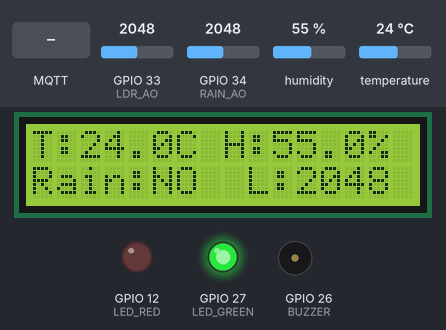
A sketch run on a simulated ESP32. Shown: 16×2 character LCD, output pins drawn as LEDs (lit = HIGH), buzzer (waves = sounding). Inputs (shaded band) come from the test bench; at power-on: GPIO 34 (RAIN_AO) = 2048, humidity 55 %, GPIO 33 (LDR_AO) = 2048, temperature 24 °C. WiFi joins after 1.5 s; servers stay silent unless stated; no MQTT or app messages arrive unless stated; what the sketch prints to the serial monitor is not drawn.

Above: at 5.4 s.
5.5 s: GPIO 34 (RAIN_AO) set to 1949
At 7.0 s:
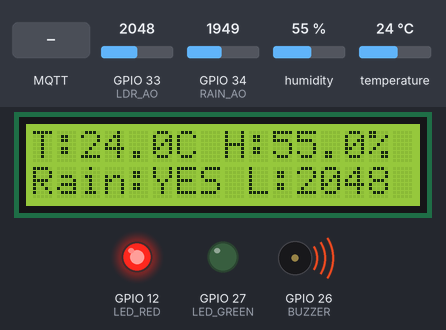
7.3 s: MQTT message "weather/alert" arrives on the first subscribed topic
9.1 s: MQTT message "ALL_CLEAR" arrives on the first subscribed topic
At 10.0 s:
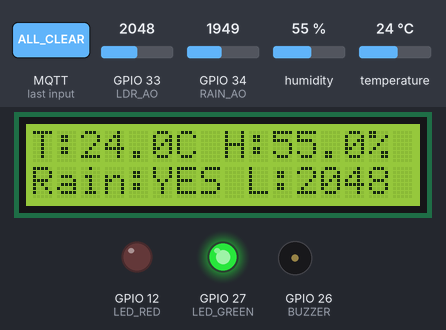
11.6 s: humidity set to 22 %
At 14.2 s:
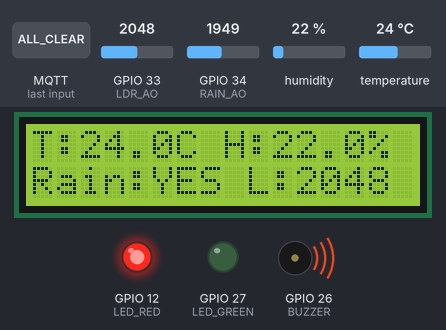
14.8 s: GPIO 33 (LDR_AO) set to 1960
At 15.5 s:
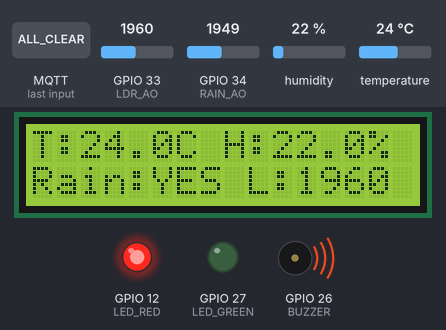
16.4 s: temperature set to 12 °C
At 18.1 s:
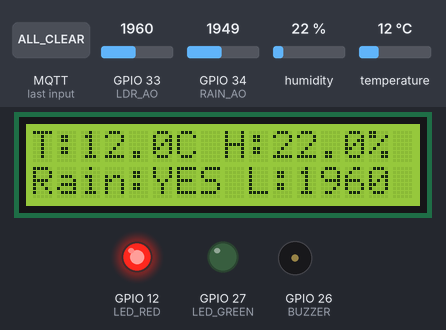
Timing chart, 0 to 20.1 s (numbered marks = the images above; inputs shaded):
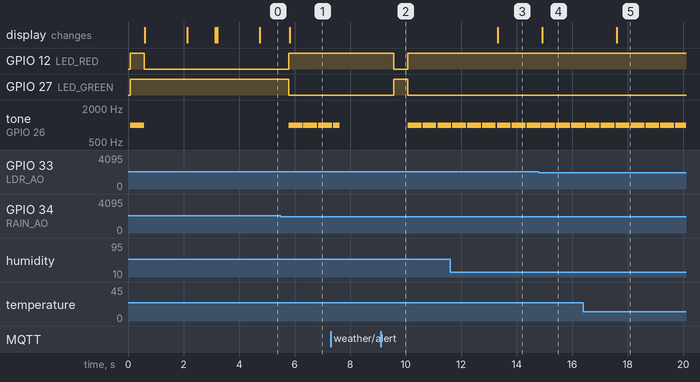

Measured:
- the behaviour switches between 2000 and 1999 on GPIO 34 (RAIN_AO) (found by bisection; images 0 and 1)
- after the input at 5.5 s, GPIO 12 (LED_RED): LOW → HIGH after 0.29 s; GPIO 27 (LED_GREEN): HIGH → LOW after 0.29 s; tone on GPIO 26 (BUZZER): alternates 1000 Hz for 0.50 s and silent for 0.04 s, starting after 0.29 s; the display: changes after 0.32 s (image 1)
- after the input at 9.1 s, GPIO 12 (LED_RED): HIGH → LOW after 0.47 s, → HIGH 0.50 s later; GPIO 27 (LED_GREEN): LOW → HIGH after 0.47 s, → LOW 0.50 s later; tone on GPIO 26 (BUZZER): alternates 1000 Hz for 0.50 s and silent for 0.04 s, starting after 0.98 s
- after the input at 11.6 s, the display: changes after 1.7 s (image 3)
- after the input at 14.8 s, the display: changes after 0.13 s (image 4)
- after the input at 16.4 s, the display: changes after 1.2 s (image 5)

The sketch:

weatherstation.ino
```cpp
#include <WiFi.h>
#include <WiFiClientSecure.h>
#include <PubSubClient.h>
#include <DHT.h>
#include <Wire.h>
#include <LiquidCrystal_I2C.h>

// WiFi credentials
const char* ssid     = "kasrawy";
const char* password = "osama1234";

// HiveMQ credentials
const char* mqtt_server   = "08cd25878d7e4519991bd5bbbb73a2f7.s1.eu.hivemq.cloud";
const int   mqtt_port     = 8883;
const char* mqtt_user     = "weatherstation";
const char* mqtt_password = "Weather123";

// Sensor pins
#define DHTPIN 4
#define DHTTYPE DHT22
#define RAIN_AO 34
#define RAIN_DO 35
#define LDR_AO  33
#define LDR_DO  25
#define BUZZER  26
#define LED_GREEN 27
#define LED_RED   12

DHT dht(DHTPIN, DHTTYPE);
LiquidCrystal_I2C lcd(0x27, 16, 2);
WiFiClientSecure espClient;
PubSubClient client(espClient);

bool alertActive = false;

void handleAlert(String message) {
  message.trim(); // Remove any extra whitespace
  Serial.println("Alert message received: [" + message + "]");

  if (message == "ALL_CLEAR") {
    alertActive = false;
    digitalWrite(LED_GREEN, HIGH);
    digitalWrite(LED_RED, LOW);
    noTone(BUZZER);
  } else {
    alertActive = true;
    digitalWrite(LED_GREEN, LOW);
    digitalWrite(LED_RED, HIGH);
    tone(BUZZER, 1000, 200);
  }
}

void mqttCallback(char* topic, byte* payload, unsigned int length) {
  String message = "";
  for (int i = 0; i < length; i++) {
    message += (char)payload[i];
  }
  Serial.print("Message received on topic: ");
  Serial.println(topic);
  Serial.println("Message: " + message);

  if (String(topic) == "weather/alert") {
    handleAlert(message);
  }
}

void connectWiFi() {
  Serial.print("Connecting to WiFi");
  WiFi.begin(ssid, password);
  lcd.clear();
  lcd.setCursor(0, 0);
  lcd.print("Connecting WiFi");
  while (WiFi.status() != WL_CONNECTED) {
    delay(500);
    Serial.print(".");
  }
  Serial.println("\nWiFi connected!");
  lcd.clear();
  lcd.setCursor(0, 0);
  lcd.print("WiFi Connected!");
  delay(1000);
}

void connectMQTT() {
  espClient.setInsecure();
  client.setServer(mqtt_server, mqtt_port);
  client.setCallback(mqttCallback);
  lcd.clear();
  lcd.setCursor(0, 0);
  lcd.print("Connecting MQTT");
  while (!client.connected()) {
    Serial.print("Connecting to MQTT...");
    if (client.connect("ESP32Client", mqtt_user, mqtt_password)) {
      Serial.println("connected!");
      client.subscribe("weather/alert");
      lcd.clear();
      lcd.setCursor(0, 0);
      lcd.print("MQTT Connected!");
      delay(1000);
    } else {
      Serial.print("failed, rc=");
      Serial.println(client.state());
      delay(2000);
    }
  }
}

void setup() {
  Serial.begin(115200);
  dht.begin();
  Wire.begin(21, 22);
  lcd.init();
  lcd.backlight();
  pinMode(RAIN_DO, INPUT);
  pinMode(LDR_DO, INPUT);
  pinMode(BUZZER, OUTPUT);
  pinMode(LED_GREEN, OUTPUT);
  pinMode(LED_RED, OUTPUT);

  // Startup sequence
  lcd.setCursor(0, 0);
  lcd.print("Weather Station");
  lcd.setCursor(0, 1);
  lcd.print("Starting...");
  digitalWrite(LED_GREEN, HIGH);
  digitalWrite(LED_RED, HIGH);
  tone(BUZZER, 1000, 500);
  delay(500);
  digitalWrite(LED_RED, LOW);

  connectWiFi();
  connectMQTT();
}

void loop() {
  if (!client.connected()) connectMQTT();
  client.loop();

  delay(500);

  float humidity    = dht.readHumidity();
  float temperature = dht.readTemperature();
  int   rainAnalog  = analogRead(RAIN_AO);
  int   ldrAnalog   = analogRead(LDR_AO);

  if (isnan(humidity) || isnan(temperature)) {
    Serial.println("Failed to read from DHT22!");
    lcd.clear();
    lcd.setCursor(0, 0);
    lcd.print("Sensor Error!");
    return;
  }

  // Publish to MQTT
  client.publish("weather/temperature", String(temperature).c_str());
  client.publish("weather/humidity",    String(humidity).c_str());
  client.publish("weather/rain",        String(rainAnalog).c_str());
  client.publish("weather/light",       String(ldrAnalog).c_str());

  // Local rain detection (only if no dashboard alert active)
  if (!alertActive) {
    if (rainAnalog < 2000) {
      digitalWrite(LED_GREEN, LOW);
      digitalWrite(LED_RED, HIGH);
      tone(BUZZER, 1000, 500);
    } else {
      digitalWrite(LED_GREEN, HIGH);
      digitalWrite(LED_RED, LOW);
      noTone(BUZZER);
    }
  }

  // LCD Display
  lcd.clear();
  lcd.setCursor(0, 0);
  lcd.print("T:");
  lcd.print(temperature, 1);
  lcd.print("C H:");
  lcd.print(humidity, 1);
  lcd.print("%");
  lcd.setCursor(0, 1);
  lcd.print("Rain:");
  lcd.print(rainAnalog < 2000 ? "YES" : "NO ");
  lcd.print(" L:");
  lcd.print(ldrAnalog);
}
```
